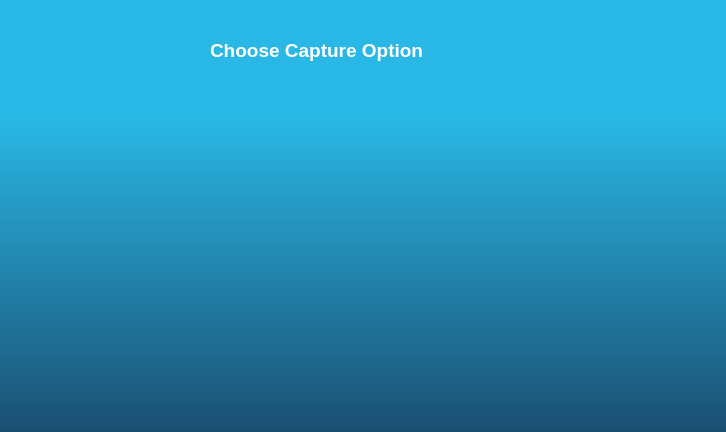
<?xml version="1.0" encoding="UTF-8"?>
<ui version="4.0">
 <class>LandingForm</class>
 <widget class="QDialog" name="LandingForm">
  <property name="geometry">
   <rect>
    <x>0</x>
    <y>0</y>
    <width>726</width>
    <height>432</height>
   </rect>
  </property>
  <property name="windowTitle">
   <string>Dialog</string>
  </property>
  <property name="styleSheet">
   <string notr="true">QDialog { background: qlineargradient(x1: 0, y1: 0, x2: 0, y2: 1, stop: 0.27 rgba(41,184,229,1), stop: 1 rgba(27,79,114,1) ); }</string>
  </property>
  <widget class="QPushButton" name="FingerprintCapturePushButton">
   <property name="geometry">
    <rect>
     <x>100</x>
     <y>120</y>
     <width>191</width>
     <height>201</height>
    </rect>
   </property>
   <property name="cursor">
    <cursorShape>PointingHandCursor</cursorShape>
   </property>
   <property name="mouseTracking">
    <bool>false</bool>
   </property>
   <property name="toolTip">
    <string>Capture Fingeprint</string>
   </property>
   <property name="styleSheet">
    <string notr="true">background-image: url(:/resources/icons/fingerprint.png);
background-repeat: no-repeat;</string>
   </property>
   <property name="text">
    <string/>
   </property>
   <property name="autoDefault">
    <bool>false</bool>
   </property>
   <property name="flat">
    <bool>true</bool>
   </property>
  </widget>
  <widget class="QPushButton" name="PortraitCapturePushButton">
   <property name="geometry">
    <rect>
     <x>430</x>
     <y>120</y>
     <width>201</width>
     <height>201</height>
    </rect>
   </property>
   <property name="cursor">
    <cursorShape>PointingHandCursor</cursorShape>
   </property>
   <property name="mouseTracking">
    <bool>false</bool>
   </property>
   <property name="toolTip">
    <string>Capture Portrait</string>
   </property>
   <property name="styleSheet">
    <string notr="true">background-image: url(:/resources/icons/portrait.png);
background-repeat: no-repeat;</string>
   </property>
   <property name="text">
    <string/>
   </property>
   <property name="autoRepeat">
    <bool>false</bool>
   </property>
   <property name="autoRepeatDelay">
    <number>0</number>
   </property>
   <property name="autoRepeatInterval">
    <number>0</number>
   </property>
   <property name="autoDefault">
    <bool>false</bool>
   </property>
   <property name="flat">
    <bool>true</bool>
   </property>
  </widget>
  <widget class="QLabel" name="TitleLabel">
   <property name="geometry">
    <rect>
     <x>210</x>
     <y>30</y>
     <width>291</width>
     <height>41</height>
    </rect>
   </property>
   <property name="font">
    <font>
     <pointsize>14</pointsize>
     <weight>75</weight>
     <bold>true</bold>
    </font>
   </property>
   <property name="styleSheet">
    <string notr="true">color: rgb(255, 255, 255);</string>
   </property>
   <property name="frameShape">
    <enum>QFrame::NoFrame</enum>
   </property>
   <property name="frameShadow">
    <enum>QFrame::Raised</enum>
   </property>
   <property name="text">
    <string>Choose Capture Option</string>
   </property>
  </widget>
 </widget>
 <resources/>
 <connections/>
</ui>
